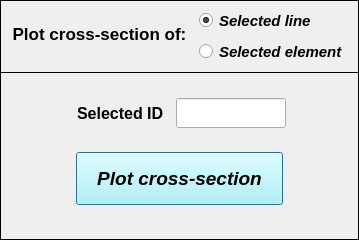
<?xml version="1.0" encoding="UTF-8"?>
<ui version="4.0">
 <class>Dialog</class>
 <widget class="QDialog" name="Dialog">
  <property name="windowModality">
   <enum>Qt::NonModal</enum>
  </property>
  <property name="geometry">
   <rect>
    <x>0</x>
    <y>0</y>
    <width>359</width>
    <height>240</height>
   </rect>
  </property>
  <property name="sizePolicy">
   <sizepolicy hsizetype="Fixed" vsizetype="Fixed">
    <horstretch>0</horstretch>
    <verstretch>0</verstretch>
   </sizepolicy>
  </property>
  <property name="minimumSize">
   <size>
    <width>359</width>
    <height>240</height>
   </size>
  </property>
  <property name="maximumSize">
   <size>
    <width>359</width>
    <height>365</height>
   </size>
  </property>
  <property name="contextMenuPolicy">
   <enum>Qt::DefaultContextMenu</enum>
  </property>
  <property name="windowTitle">
   <string>Plot cross-section</string>
  </property>
  <property name="windowIcon">
   <iconset>
    <normaloff>../../../../../../Downloads/load - Copia.png</normaloff>../../../../../../Downloads/load - Copia.png</iconset>
  </property>
  <property name="whatsThis">
   <string/>
  </property>
  <widget class="QWidget" name="widget" native="true">
   <property name="geometry">
    <rect>
     <x>0</x>
     <y>0</y>
     <width>391</width>
     <height>500</height>
    </rect>
   </property>
   <property name="minimumSize">
    <size>
     <width>391</width>
     <height>361</height>
    </size>
   </property>
   <property name="maximumSize">
    <size>
     <width>391</width>
     <height>500</height>
    </size>
   </property>
   <property name="font">
    <font>
     <kerning>true</kerning>
    </font>
   </property>
   <widget class="QFrame" name="frame">
    <property name="geometry">
     <rect>
      <x>0</x>
      <y>0</y>
      <width>359</width>
      <height>73</height>
     </rect>
    </property>
    <property name="frameShape">
     <enum>QFrame::Box</enum>
    </property>
    <property name="frameShadow">
     <enum>QFrame::Plain</enum>
    </property>
    <property name="lineWidth">
     <number>1</number>
    </property>
    <widget class="QLabel" name="label">
     <property name="geometry">
      <rect>
       <x>6</x>
       <y>18</y>
       <width>187</width>
       <height>33</height>
      </rect>
     </property>
     <property name="font">
      <font>
       <family>Arial</family>
       <pointsize>13</pointsize>
       <weight>75</weight>
       <italic>false</italic>
       <bold>true</bold>
      </font>
     </property>
     <property name="text">
      <string>&lt;html&gt;&lt;head/&gt;&lt;body&gt;&lt;p align=&quot;center&quot;&gt;Plot cross-section of:&lt;/p&gt;&lt;/body&gt;&lt;/html&gt;</string>
     </property>
     <property name="textFormat">
      <enum>Qt::AutoText</enum>
     </property>
     <property name="alignment">
      <set>Qt::AlignCenter</set>
     </property>
    </widget>
    <widget class="QWidget" name="gridLayoutWidget">
     <property name="geometry">
      <rect>
       <x>192</x>
       <y>4</y>
       <width>163</width>
       <height>65</height>
      </rect>
     </property>
     <layout class="QGridLayout" name="gridLayout">
      <item row="0" column="0">
       <widget class="QRadioButton" name="radioButton_selected_lines">
        <property name="minimumSize">
         <size>
          <width>130</width>
          <height>17</height>
         </size>
        </property>
        <property name="maximumSize">
         <size>
          <width>130</width>
          <height>17</height>
         </size>
        </property>
        <property name="font">
         <font>
          <family>Arial</family>
          <pointsize>11</pointsize>
          <weight>75</weight>
          <italic>true</italic>
          <bold>true</bold>
          <stylestrategy>PreferAntialias</stylestrategy>
         </font>
        </property>
        <property name="focusPolicy">
         <enum>Qt::ClickFocus</enum>
        </property>
        <property name="text">
         <string>Selected line</string>
        </property>
        <property name="checked">
         <bool>true</bool>
        </property>
       </widget>
      </item>
      <item row="1" column="0">
       <widget class="QRadioButton" name="radioButton_selected_elements">
        <property name="minimumSize">
         <size>
          <width>130</width>
          <height>17</height>
         </size>
        </property>
        <property name="maximumSize">
         <size>
          <width>160</width>
          <height>17</height>
         </size>
        </property>
        <property name="font">
         <font>
          <family>Arial</family>
          <pointsize>11</pointsize>
          <weight>75</weight>
          <italic>true</italic>
          <bold>true</bold>
          <stylestrategy>PreferAntialias</stylestrategy>
         </font>
        </property>
        <property name="focusPolicy">
         <enum>Qt::ClickFocus</enum>
        </property>
        <property name="text">
         <string>Selected element</string>
        </property>
        <property name="checked">
         <bool>false</bool>
        </property>
       </widget>
      </item>
     </layout>
    </widget>
   </widget>
   <widget class="QFrame" name="frame_2">
    <property name="geometry">
     <rect>
      <x>0</x>
      <y>72</y>
      <width>359</width>
      <height>168</height>
     </rect>
    </property>
    <property name="frameShape">
     <enum>QFrame::Box</enum>
    </property>
    <property name="frameShadow">
     <enum>QFrame::Plain</enum>
    </property>
    <widget class="QPushButton" name="pushButton_plot_cross_section">
     <property name="geometry">
      <rect>
       <x>76</x>
       <y>80</y>
       <width>207</width>
       <height>53</height>
      </rect>
     </property>
     <property name="font">
      <font>
       <family>Arial</family>
       <pointsize>14</pointsize>
       <weight>75</weight>
       <italic>true</italic>
       <bold>true</bold>
      </font>
     </property>
     <property name="styleSheet">
      <string notr="true">background-color: rgb(170, 255, 255);</string>
     </property>
     <property name="text">
      <string>Plot cross-section</string>
     </property>
    </widget>
    <widget class="QLineEdit" name="lineEdit_selected_ID">
     <property name="geometry">
      <rect>
       <x>176</x>
       <y>26</y>
       <width>110</width>
       <height>30</height>
      </rect>
     </property>
     <property name="minimumSize">
      <size>
       <width>110</width>
       <height>30</height>
      </size>
     </property>
     <property name="maximumSize">
      <size>
       <width>110</width>
       <height>30</height>
      </size>
     </property>
     <property name="font">
      <font>
       <family>Arial</family>
       <pointsize>11</pointsize>
       <weight>75</weight>
       <italic>true</italic>
       <bold>true</bold>
      </font>
     </property>
     <property name="focusPolicy">
      <enum>Qt::ClickFocus</enum>
     </property>
     <property name="alignment">
      <set>Qt::AlignCenter</set>
     </property>
    </widget>
    <widget class="QLineEdit" name="lineEdit_id_labels">
     <property name="enabled">
      <bool>false</bool>
     </property>
     <property name="geometry">
      <rect>
       <x>66</x>
       <y>26</y>
       <width>110</width>
       <height>30</height>
      </rect>
     </property>
     <property name="minimumSize">
      <size>
       <width>110</width>
       <height>30</height>
      </size>
     </property>
     <property name="maximumSize">
      <size>
       <width>110</width>
       <height>30</height>
      </size>
     </property>
     <property name="palette">
      <palette>
       <active>
        <colorrole role="WindowText">
         <brush brushstyle="SolidPattern">
          <color alpha="255">
           <red>0</red>
           <green>0</green>
           <blue>0</blue>
          </color>
         </brush>
        </colorrole>
        <colorrole role="Dark">
         <brush brushstyle="SolidPattern">
          <color alpha="255">
           <red>0</red>
           <green>0</green>
           <blue>0</blue>
          </color>
         </brush>
        </colorrole>
        <colorrole role="Text">
         <brush brushstyle="SolidPattern">
          <color alpha="255">
           <red>0</red>
           <green>0</green>
           <blue>0</blue>
          </color>
         </brush>
        </colorrole>
        <colorrole role="ButtonText">
         <brush brushstyle="SolidPattern">
          <color alpha="255">
           <red>0</red>
           <green>0</green>
           <blue>0</blue>
          </color>
         </brush>
        </colorrole>
       </active>
       <inactive>
        <colorrole role="WindowText">
         <brush brushstyle="SolidPattern">
          <color alpha="255">
           <red>0</red>
           <green>0</green>
           <blue>0</blue>
          </color>
         </brush>
        </colorrole>
        <colorrole role="Dark">
         <brush brushstyle="SolidPattern">
          <color alpha="255">
           <red>0</red>
           <green>0</green>
           <blue>0</blue>
          </color>
         </brush>
        </colorrole>
        <colorrole role="Text">
         <brush brushstyle="SolidPattern">
          <color alpha="255">
           <red>0</red>
           <green>0</green>
           <blue>0</blue>
          </color>
         </brush>
        </colorrole>
        <colorrole role="ButtonText">
         <brush brushstyle="SolidPattern">
          <color alpha="255">
           <red>0</red>
           <green>0</green>
           <blue>0</blue>
          </color>
         </brush>
        </colorrole>
       </inactive>
       <disabled>
        <colorrole role="WindowText">
         <brush brushstyle="SolidPattern">
          <color alpha="255">
           <red>0</red>
           <green>0</green>
           <blue>0</blue>
          </color>
         </brush>
        </colorrole>
        <colorrole role="Dark">
         <brush brushstyle="SolidPattern">
          <color alpha="255">
           <red>0</red>
           <green>0</green>
           <blue>0</blue>
          </color>
         </brush>
        </colorrole>
        <colorrole role="Text">
         <brush brushstyle="SolidPattern">
          <color alpha="255">
           <red>0</red>
           <green>0</green>
           <blue>0</blue>
          </color>
         </brush>
        </colorrole>
        <colorrole role="ButtonText">
         <brush brushstyle="SolidPattern">
          <color alpha="255">
           <red>0</red>
           <green>0</green>
           <blue>0</blue>
          </color>
         </brush>
        </colorrole>
       </disabled>
      </palette>
     </property>
     <property name="font">
      <font>
       <family>Arial</family>
       <pointsize>12</pointsize>
       <weight>75</weight>
       <italic>false</italic>
       <bold>true</bold>
      </font>
     </property>
     <property name="focusPolicy">
      <enum>Qt::ClickFocus</enum>
     </property>
     <property name="autoFillBackground">
      <bool>false</bool>
     </property>
     <property name="text">
      <string>Selected ID</string>
     </property>
     <property name="frame">
      <bool>false</bool>
     </property>
     <property name="alignment">
      <set>Qt::AlignCenter</set>
     </property>
    </widget>
   </widget>
  </widget>
 </widget>
 <resources/>
 <connections/>
</ui>
